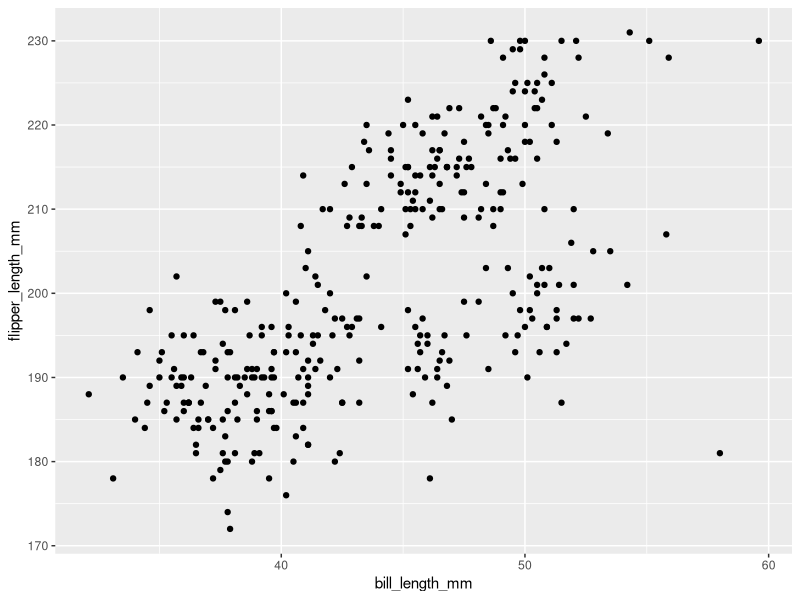
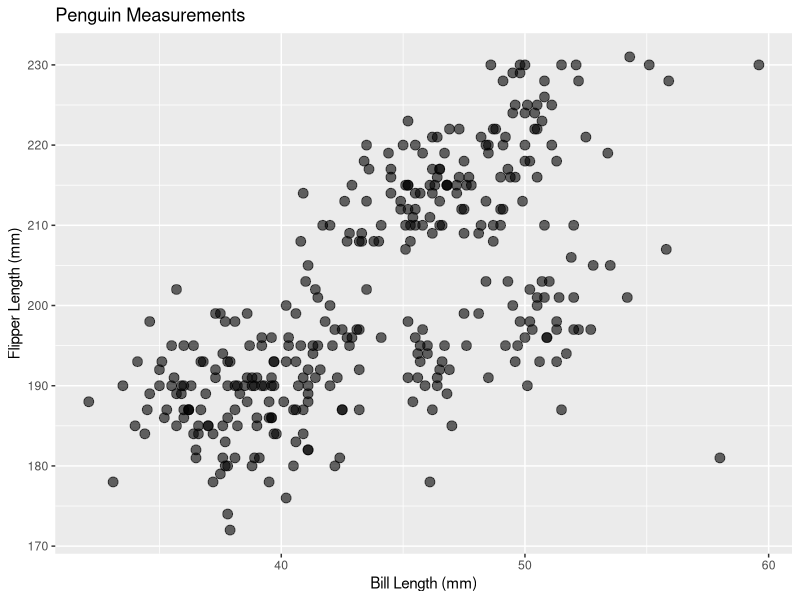

R code for these plots, in order:
## ---- chunk 1
library(tidyverse)
## ---- chunk 2
glimpse(datasets::penguins)
## ---- chunk 3
library(ggplot2)
library(palmerpenguins)
 
ggplot(penguins, aes(x = bill_length_mm, y = flipper_length_mm)) +
  geom_point()
## ---- chunk 4
glimpse(datasets::penguins)
## ---- chunk 5
library(ggplot2)

# Load the penguins dataset from the datasets package
datasets::penguins |>
  # Initialize ggplot with bill_len on x-axis and flipper_len on y-axis
  ggplot(aes(x = bill_len, y = flipper_len)) +
  # Add a scatter plot layer with semi-transparent points
  geom_point(alpha = 0.6, size = 3) +
  # Add labels for the axes and title
  labs(
    title = "Penguin Measurements",
    x = "Bill Length (mm)",
    y = "Flipper Length (mm)"
  )
## ---- chunk 6
factbook <- read.csv("factbook_download.csv")
## ---- chunk 7
glimpse(factbook)
## ---- chunk 8
factbook <- read.csv(
  "factbook_download.csv",
  check.names = FALSE,
  stringsAsFactors = FALSE,
  na.strings = c("", ".."),
  colClasses = c(
    rep("character", 4),
    rep("numeric", 16)
  )
)
## ---- chunk 9
glimpse(factbook)
## ---- chunk 10
factbook_jess <- read_csv("factbook_download.csv",
                          na = c("", ".."))

glimpse(factbook_jess)
